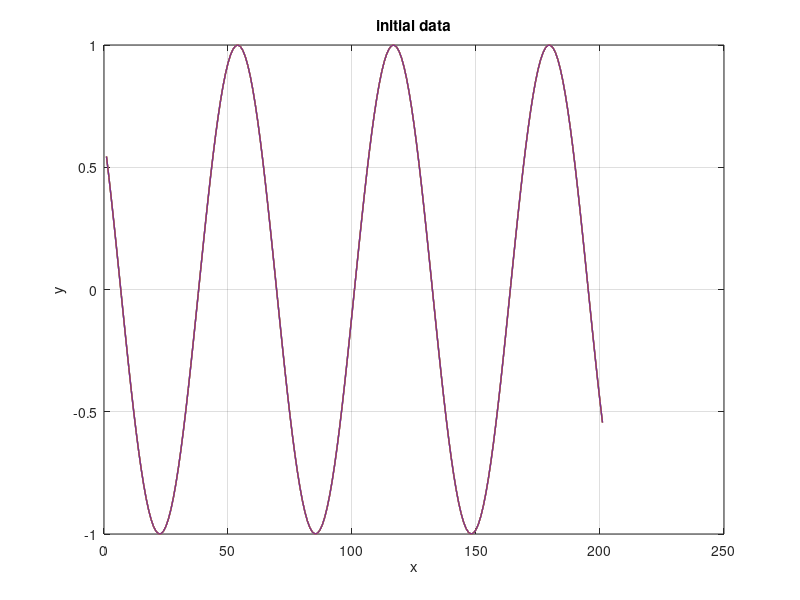
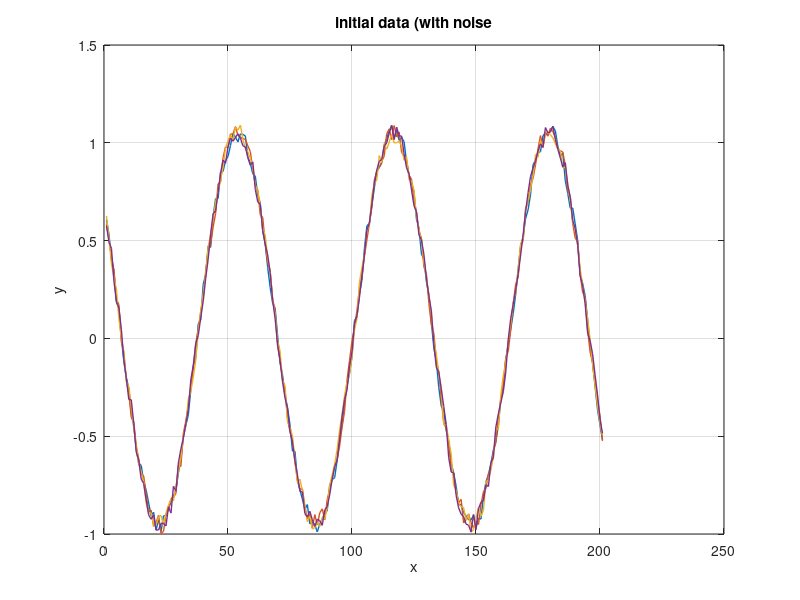
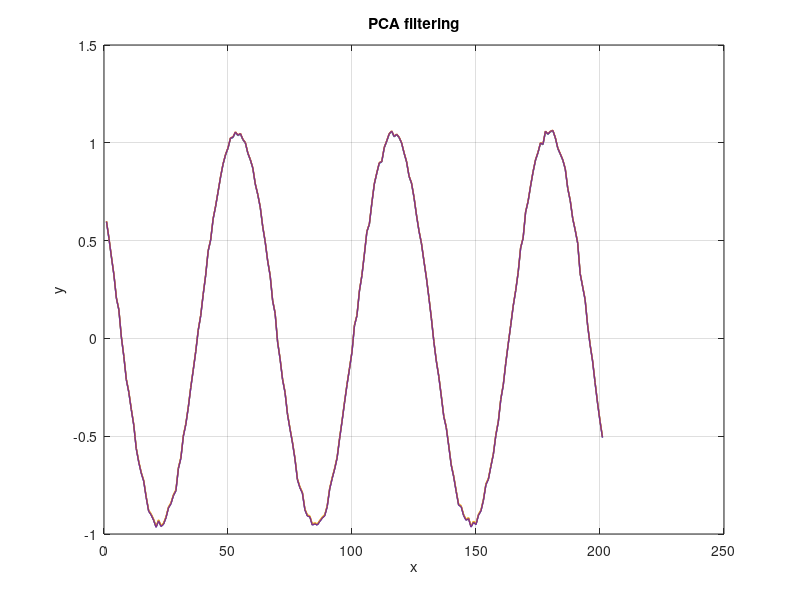

Write MATLAB code to recreate these figures, in order.
clear all
close all
clc

data1=-10:0.1:10;
data2=sin(data1);
data3=sin(data1);
data4=sin(data1);
data5=sin(data1);

data1=data1';
data2=data2';
data3=data3';
data4=data4';
data5=data5';
data=[data2,data3,data4,data5];

figure(1)
plot(data,'MarkerSize', 7, 'LineWidth',1);grid;hold
xlabel('x');ylabel('y');title('initial data')


data_n=data;
n_coeff=0.1;
data_n=data+(n_coeff*rand(size(data)));

figure(2)
plot(data_n,'MarkerSize',1,'LineWidth',1);grid;hold
xlabel('x');ylabel('y');title('initial data (with noise')

[coeff,score,latent,tsquared,explained, mu] = pca(data_n,'NumComponents',1);

data_pca = score*coeff'+mu;

figure(3)
plot(data_pca,'MarkerSize',1,'LineWidth',1);grid;hold
xlabel('x');ylabel('y');title('PCA filtering')
